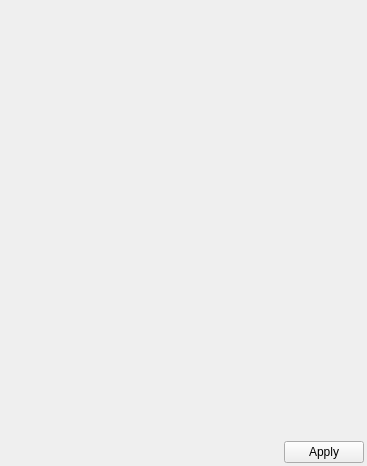
<?xml version="1.0" encoding="UTF-8"?>
<ui version="4.0">
 <class>QgsModelDesignerConfigWidgetBase</class>
 <widget class="QWidget" name="QgsModelDesignerConfigWidgetBase">
  <property name="geometry">
   <rect>
    <x>0</x>
    <y>0</y>
    <width>367</width>
    <height>466</height>
   </rect>
  </property>
  <property name="windowTitle">
   <string notr="true">Form</string>
  </property>
  <layout class="QGridLayout" name="gridLayout_2">
   <property name="leftMargin">
    <number>3</number>
   </property>
   <property name="topMargin">
    <number>3</number>
   </property>
   <property name="rightMargin">
    <number>3</number>
   </property>
   <property name="bottomMargin">
    <number>3</number>
   </property>
   <item row="0" column="0">
    <widget class="QStackedWidget" name="mStackedWidget">
     <property name="currentIndex">
      <number>1</number>
     </property>
     <widget class="QWidget" name="mNoComponentPage">
      <layout class="QGridLayout" name="gridLayout_3">
       <item row="0" column="0">
        <widget class="QLabel" name="label_2">
         <property name="text">
          <string>No model component selected</string>
         </property>
         <property name="alignment">
          <set>Qt::AlignmentFlag::AlignCenter</set>
         </property>
        </widget>
       </item>
      </layout>
     </widget>
     <widget class="QWidget" name="mComponentConfigPage">
      <layout class="QGridLayout" name="gridLayout" rowstretch="1,0">
       <property name="leftMargin">
        <number>0</number>
       </property>
       <property name="topMargin">
        <number>0</number>
       </property>
       <property name="rightMargin">
        <number>0</number>
       </property>
       <property name="bottomMargin">
        <number>0</number>
       </property>
       <property name="horizontalSpacing">
        <number>3</number>
       </property>
       <item row="1" column="0">
        <layout class="QHBoxLayout" name="horizontalLayout_2">
         <property name="spacing">
          <number>6</number>
         </property>
         <item>
          <spacer name="horizontalSpacer_2">
           <property name="orientation">
            <enum>Qt::Orientation::Horizontal</enum>
           </property>
           <property name="sizeHint" stdset="0">
            <size>
             <width>0</width>
             <height>20</height>
            </size>
           </property>
          </spacer>
         </item>
         <item>
          <widget class="QDialogButtonBox" name="mButtonBox">
           <property name="sizePolicy">
            <sizepolicy hsizetype="Fixed" vsizetype="Fixed">
             <horstretch>0</horstretch>
             <verstretch>0</verstretch>
            </sizepolicy>
           </property>
           <property name="standardButtons">
            <set>QDialogButtonBox::StandardButton::Apply</set>
           </property>
          </widget>
         </item>
        </layout>
       </item>
       <item row="0" column="0">
        <widget class="QgsPanelWidgetStack" name="mWidgetStack" native="true"/>
       </item>
      </layout>
     </widget>
    </widget>
   </item>
  </layout>
 </widget>
 <customwidgets>
  <customwidget>
   <class>QgsPanelWidgetStack</class>
   <extends>QWidget</extends>
   <header>qgspanelwidgetstack.h</header>
   <container>1</container>
  </customwidget>
 </customwidgets>
 <resources/>
 <connections/>
</ui>
